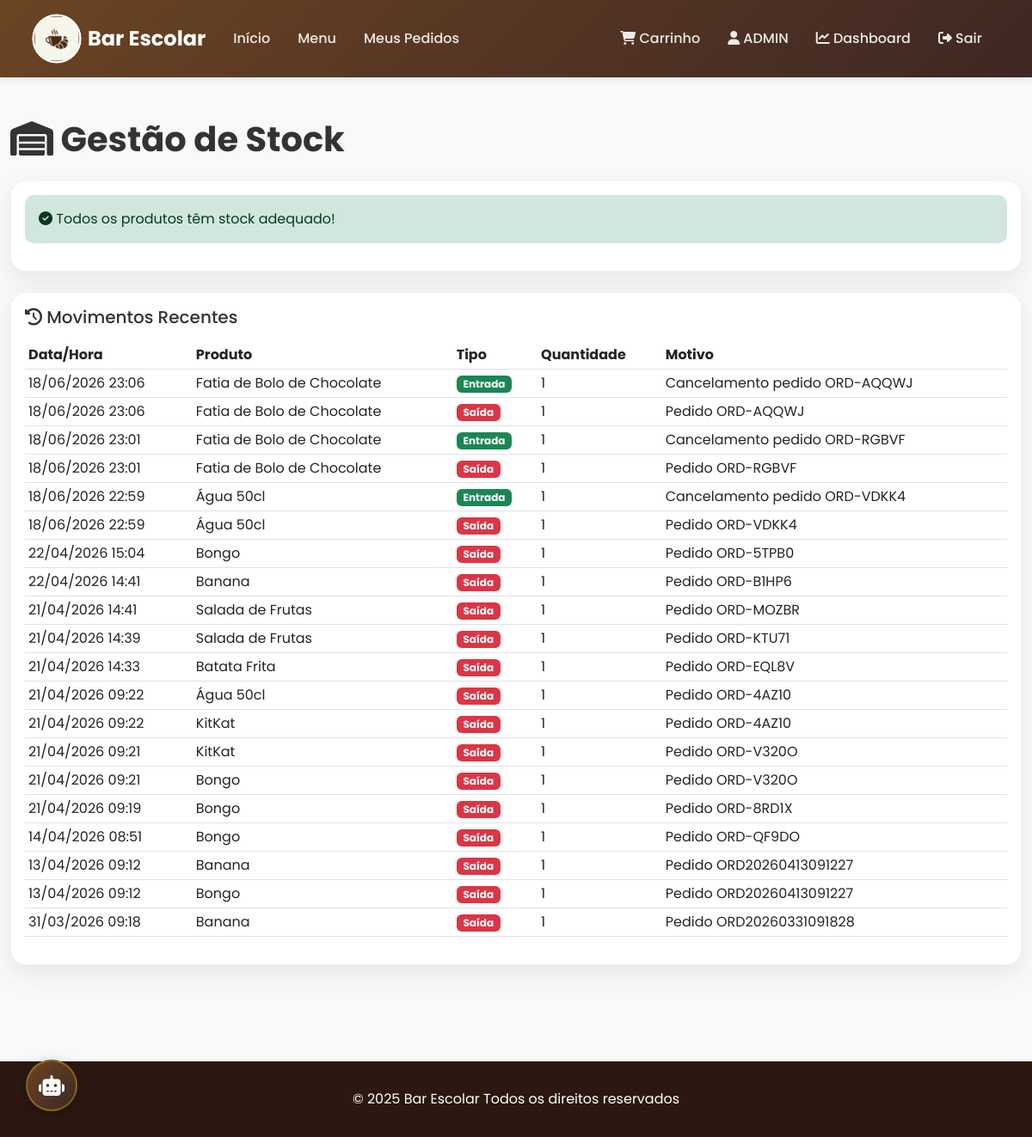
Before: /dashboard/stock/ (signed in) with the older database file.
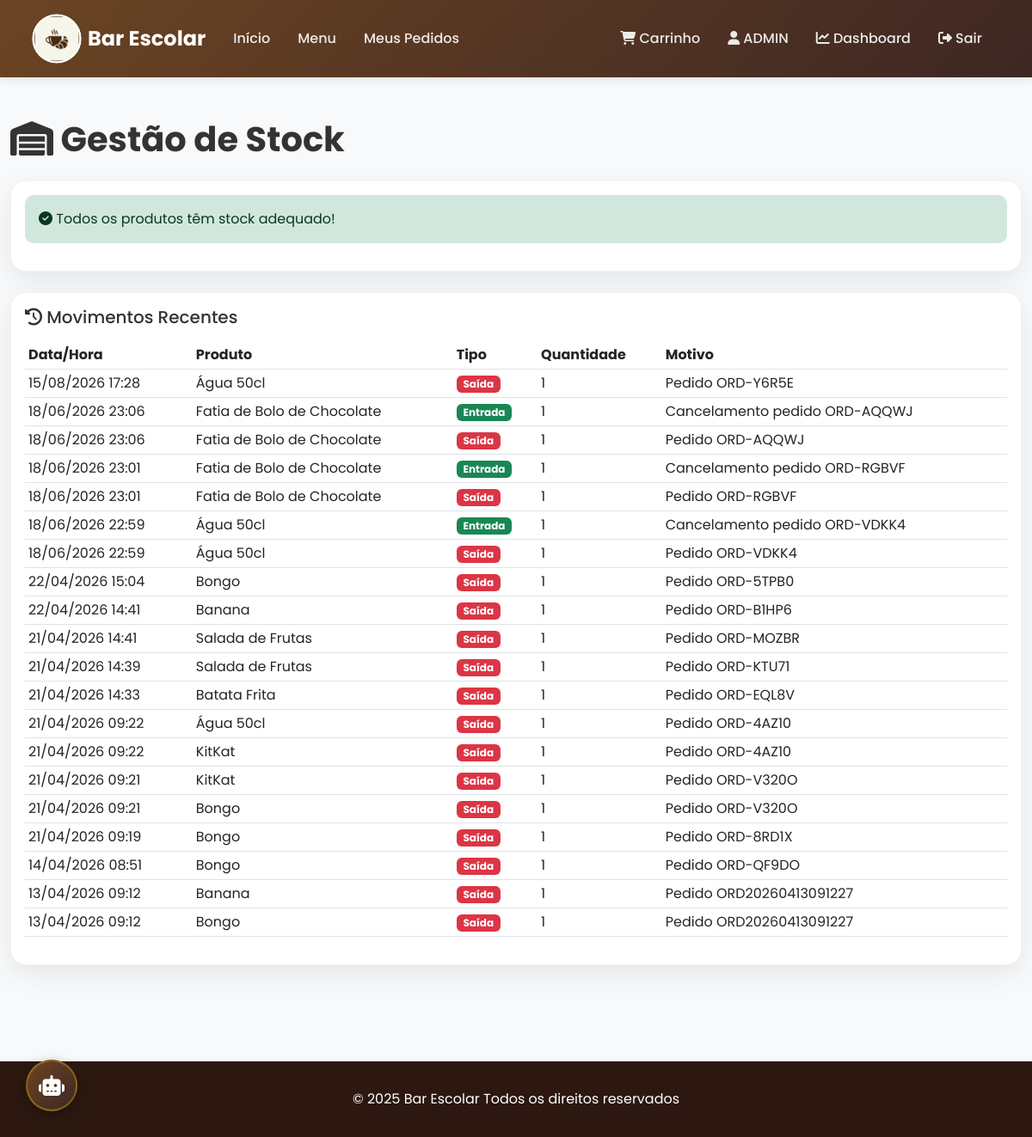
After: the same page with the newer database file.
### bar_app/models.py (models this page shows, shortened)
class User(AbstractUser):
    USER_TYPE_CHOICES = (
        ('student', 'Aluno'),
        ('teacher', 'Professor'),
        ('staff', 'Funcionário'),
        ('admin', 'Administrador'),
    )
    user_type = models.CharField(max_length=20, choices=USER_TYPE_CHOICES, default='student', verbose_name='Tipo de Utilizador')
    phone = models.CharField(max_length=15, blank=True, verbose_name='Telemóvel')
    photo = models.ImageField(upload_to='users/', blank=True, null=True, verbose_name='Foto')
    balance = models.DecimalField(max_digits=10, decimal_places=2, default=0, verbose_name='Saldo')
    created_at = models.DateTimeField(default=timezone.now, verbose_name='Criado em')
    updated_at = models.DateTimeField(auto_now=True, verbose_name='Atualizado em')
    escalao = models.CharField(max_length=10, choices=ESCALAO_CHOICES, default='none', verbose_name='Escalão ASE')
    allergens = models.CharField(max_length=255, blank=True, default='', verbose_name='Alérgenos / Restrições', help_text='Alérgenos separados por vírgula (ex: Glúten, Lactose)')
    turma = models.CharField(max_length=10, blank=True, verbose_name='Turma', help_text='Turma do utilizador (ex: 12PI)')
    groups = models.ManyToManyField(
        'auth.Group',
        related_name='custom_user_groups',
        blank=True,
        help_text='The groups this user belongs to.'
    )
    user_permissions = models.ManyToManyField(
        'auth.Permission',
        related_name='custom_user_permissions',
        blank=True,
        help_text='Specific permissions for this user.'
    )
    class Meta:
        verbose_name = 'Utilizador'
        verbose_name_plural = 'Utilizadores'
        ordering = ['username']
    email_verified = models.BooleanField(default=False)
    """Flag usada para saber se o e‑mail já foi confirmado pelo utilizador."""

class StockMovement(models.Model):
    MOVEMENT_TYPE_CHOICES = (
        ('in', 'Entrada'),
        ('out', 'Saída'),
        ('adjustment', 'Ajuste'),
    )
    product = models.ForeignKey(Product, on_delete=models.CASCADE, related_name='movements', verbose_name='Produto')
    movement_type = models.CharField(max_length=15, choices=MOVEMENT_TYPE_CHOICES, verbose_name='Tipo de Movimento')
    quantity = models.IntegerField(verbose_name='Quantidade')
    reason = models.CharField(max_length=200, verbose_name='Motivo')
    order = models.ForeignKey(Order, on_delete=models.SET_NULL, null=True, blank=True, verbose_name='Pedido')
    created_by = models.ForeignKey(User, on_delete=models.SET_NULL, null=True, verbose_name='Criado por')
    created_at = models.DateTimeField(auto_now_add=True)
    class Meta:
        verbose_name = 'Movimento de Stock'
        verbose_name_plural = 'Movimentos de Stock'
        ordering = ['-created_at']

class Product(models.Model):
    name = models.CharField(max_length=200, verbose_name='Nome')
    description = models.TextField(blank=True, verbose_name='Descrição')
    allergens = models.CharField(max_length=200, blank=True, help_text="Ex: Glúten, Lactose, Frutos Secos", verbose_name='Alergéneos')
    category = models.ForeignKey(Category, on_delete=models.SET_NULL, null=True, related_name='products', verbose_name='Categoria')
    price = models.DecimalField(max_digits=8, decimal_places=2, validators=[MinValueValidator(Decimal('0.01'))], verbose_name='Preço de Venda')
    purchase_price = models.DecimalField(max_digits=8, decimal_places=2, null=True, blank=True, validators=[MinValueValidator(Decimal('0.00'))], verbose_name='Preço de Custo', help_text="Preço pago pelo bar ao fornecedor")
    image = models.ImageField(upload_to='products/', blank=True, null=True, verbose_name='Imagem')
    stock = models.IntegerField(default=0, validators=[MinValueValidator(0)], verbose_name='Stock Atual')
    min_stock = models.IntegerField(default=10, validators=[MinValueValidator(0)], verbose_name='Stock Mínimo')
    expiration_date = models.DateField(blank=True, null=True, help_text="Data de validade do lote atual", verbose_name='Data de Validade')
    is_available = models.BooleanField(default=True, verbose_name='Disponível')
    created_at = models.DateTimeField(default=timezone.now, verbose_name='Criado em')
    updated_at = models.DateTimeField(auto_now=True, verbose_name='Atualizado em')
    class Meta:
        verbose_name = 'Produto'
        verbose_name_plural = 'Produtos'
        ordering = ['category', 'name']

### bar_app/views/dashboard.py (the view)
# urls.py: path('dashboard/stock/', views.manage_stock, name='manage_stock'),
@login_required
@user_passes_test(is_staff_user)
def manage_stock(request):
    low_stock_products = Product.objects.filter(stock__lt=10).order_by('stock')
    all_products = Product.objects.all()
    recent_movements = StockMovement.objects.all()[:20]
    return render(request, 'bar_app/dashboard/stock.html', {
        'products': all_products, 'low_stock_products': low_stock_products, 'recent_movements': recent_movements
    })

### bar_app/views/auth.py (called while the page is built)
def is_staff_user(user):
    return user.is_staff or user.user_type in ['admin', 'staff']

### templates/bar_app/dashboard/stock.html (shortened to what this page needs)
{% extends 'base.html' %}
{% block content %}
<div class="container-fluid py-5">
    <h1 class="mb-4 fw-bold"><i class="fas fa-warehouse"></i> Gestão de Stock</h1>
    <div class="card mb-4">
        <div class="card-body">
            {% if low_stock_products %}
            <h5 class="card-title mb-3 text-danger"><i class="fas fa-exclamation-triangle"></i> Produtos com Stock Baixo
            </h5>
            <div class="table-responsive">
                <table class="table table-hover">
                    <thead>
                        <tr>
                            <th>Produto</th>
                            <th>Stock Atual</th>
                            <th>Stock Mínimo</th>
                            <th>Ações</th>
                        </tr>
                    </thead>
                    <tbody>
                        {% for product in low_stock_products %}
                        <tr class="table-warning">
                            <td>{{ product.name }}</td>
                            <td class="fw-bold text-danger">{{ product.stock }}</td>
                            <td>{{ product.min_stock }}</td>
                            <td>
                                <button class="btn btn-sm btn-primary" data-bs-toggle="modal"
                                    data-bs-target="#replenishModal"
                                    onclick="setProductReplenish({{ product.id }}, '{{ product.name }}')">
                                    <i class="fas fa-plus"></i> Repor Stock
                                </button>
                            </td>
                        </tr>
                        {% endfor %}
                    </tbody>
                </table>
            </div>
            {% else %}
            <div class="alert alert-success">
                <i class="fas fa-check-circle"></i> Todos os produtos têm stock adequado!
            </div>
            {% endif %}
        </div>
    </div>
    <div class="card">
        <div class="card-body">
            <h5 class="card-title mb-3"><i class="fas fa-history"></i> Movimentos Recentes</h5>
            <div class="table-responsive">
                <table class="table table-sm">
                    <thead>
                        <tr>
                            <th>Data/Hora</th>
                            <th>Produto</th>
                            <th>Tipo</th>
                            <th>Quantidade</th>
                            <th>Motivo</th>
                        </tr>
                    </thead>
                    <tbody>
                        {% for movement in recent_movements %}
                        <tr>
                            <td>{{ movement.created_at|date:"d/m/Y H:i" }}</td>
                            <td>{{ movement.product.name }}</td>
                            <td>
                                {% if movement.movement_type == 'in' %}
                                <span class="badge bg-success">Entrada</span>
                                {% else %}
                                <span class="badge bg-danger">Saída</span>
                                {% endif %}
                            </td>
                            <td>{{ movement.quantity }}</td>
                            <td>{{ movement.reason }}</td>
                        </tr>
                        {% empty %}
                        <tr>
                            <td colspan="5" class="text-center">Nenhum movimento registado</td>
                        </tr>
                        {% endfor %}
                    </tbody>
                </table>
            </div>
        </div>
    </div>
</div>
{% endblock %}

### templates/base.html (shortened to what this page needs)
<!DOCTYPE html>
{% load static %}
<html lang="pt">
<head>
    <link href="https://cdn.jsdelivr.net/npm/bootstrap@5.3.0/dist/css/bootstrap.min.css" rel="stylesheet">
    <link rel="stylesheet" href="https://cdnjs.cloudflare.com/ajax/libs/font-awesome/6.4.0/css/all.min.css">
    <link rel="stylesheet" href="{% static 'css/main.css' %}">
</head>
<body>
    <nav class="navbar navbar-expand-lg navbar-dark">
        <div class="container">
            <a class="navbar-brand" href="{% url 'bar_app:home' %}">
                <img src="{% static 'images/logo.png' %}" alt="Logo">
                Bar Escolar
            </a>
            <div class="collapse navbar-collapse" id="navbarNav">
                <ul class="navbar-nav me-auto">
                    <li class="nav-item">
                        <a class="nav-link" href="{% url 'bar_app:home' %}">Início</a>
                    </li>
                    <li class="nav-item">
                        <a class="nav-link" href="{% url 'bar_app:menu' %}">Menu</a>
                    </li>
                    {% if user.is_authenticated %}
                    <li class="nav-item">
                        <a class="nav-link" href="{% url 'bar_app:order_list' %}">Meus Pedidos</a>
                    </li>
                    {% endif %}
                </ul>
                <ul class="navbar-nav">
                    {% if user.is_authenticated %}
                    <li class="nav-item">
                        <a class="nav-link" href="{% url 'bar_app:cart' %}" style="position: relative;">
                            <i class="fas fa-shopping-cart"></i> Carrinho
                        </a>
                    </li>
                    <li class="nav-item">
                        <a class="nav-link" href="{% url 'bar_app:profile' %}">
                            <i class="fas fa-user"></i> {{ user.username }}
                        </a>
                    </li>
                    {% if user.is_staff or user.user_type in 'admin,staff' %}
                    <li class="nav-item">
                        <a class="nav-link" href="{% url 'bar_app:dashboard' %}">
                            <i class="fas fa-chart-line"></i> Dashboard
                        </a>
                    </li>
                    {% endif %}
                    <li class="nav-item">
                        <a class="nav-link" href="{% url 'bar_app:logout' %}">
                            <i class="fas fa-sign-out-alt"></i> Sair
                        </a>
                    </li>
                    {% else %}
                    <li class="nav-item">
                        <a class="nav-link" href="{% url 'bar_app:login' %}">
                            <i class="fas fa-sign-in-alt"></i> Entrar
                        </a>
                    </li>
                    {% endif %}
                </ul>
            </div>
        </div>
    </nav>
    {% if user.is_authenticated %}
    <div id="ai-btn" title="Falar com o Barista AI">
        <i class="fas fa-robot"></i>
    </div>
    {% endif %}
    {% block content %}{% endblock %}
    <footer class="footer">
        <div class="container text-center">
            <p class="mb-0">&copy; 2025 Bar Escolar Todos os direitos reservados</p>
        </div>
    </footer>
</body>
</html>

### static/css/main.css (style rules this page uses)
:root { --bg-color: #f8f9fa; --text-color: #333; --card-bg: #fff; --nav-bg: linear-gradient(135deg, #6B4423 0%, #3E2723 100%); --hero-bg: linear-gradient(135deg, #6B4423 0%, #3E2723 100%); --footer-bg: #2c1810; --input-bg: #fff; --input-border: #ccc; --input-text: #333; --table-border: #dee2e6; --table-color: #212529; --table-hover: rgba(0,0,0,.075); --focus-outline: #6B4423; --focus-shadow: 0 0 0 3px rgba(107, 68, 35, 0.25); }
body { font-family: 'Poppins', sans-serif; background-color: var(--bg-color); color: var(--text-color); transition: background-color 0.3s, color 0.3s; }
.navbar { background: var(--nav-bg); padding: 1rem 0; box-shadow: 0 2px 10px rgba(0,0,0,0.1); position: sticky; top: 0; z-index: 1000; }
.navbar-brand { font-size: 1.5rem; font-weight: 700; color: #fff !important; display: flex; align-items: center; }
.navbar-brand img { height: 48px; width: 48px; object-fit: cover; background: white; padding: 0; margin-right: 12px; border-radius: 50%; overflow: hidden; clip-path: circle(50%); border: 2px solid #fff; transform: scale(1.2); transition: transform 0.3s ease; }
.navbar-nav .nav-link { color: rgba(255,255,255,0.9) !important; margin: 0 0.5rem; font-weight: 500; transition: all 0.3s; }
.card { background-color: var(--card-bg); color: var(--text-color); border: 1px solid rgba(0,0,0,0.05); border-radius: 18px; box-shadow: 0 10px 30px rgba(0,0,0,0.08); transition: all 0.4s cubic-bezier(0.165, 0.84, 0.44, 1); overflow: hidden; }
.footer { background-color: var(--footer-bg); color: white; padding: 2rem 0; margin-top: 4rem; }
.alert { border-radius: 10px; border: none; }
.table { color: var(--table-color); border-color: var(--table-border); }
#ai-btn { position: fixed; bottom: 30px; left: 30px; width: 60px; height: 60px; background: linear-gradient(135deg, #6B4423 0%, #3E2723 100%); color: white; border-radius: 50%; display: flex; align-items: center; justify-content: center; font-size: 24px; cursor: pointer; box-shadow: 0 4px 15px rgba(0,0,0,0.3); z-index: 1001; transition: all 0.3s cubic-bezier(0.175, 0.885, 0.32, 1.275); border: 2px solid rgba(255,215,0,0.3); }

Changed rows visible on the page:
no longer on this page (row unchanged): StockMovement: created_at "31/03/2026 09:18", product.name "Banana", movement_type "Saída", quantity "1", reason "Pedido ORD20260331091828"
added StockMovement: created_at "15/08/2026 17:28", product.name "Água 50cl", movement_type "Saída", quantity "1", reason "Pedido ORD-Y6R5E"
